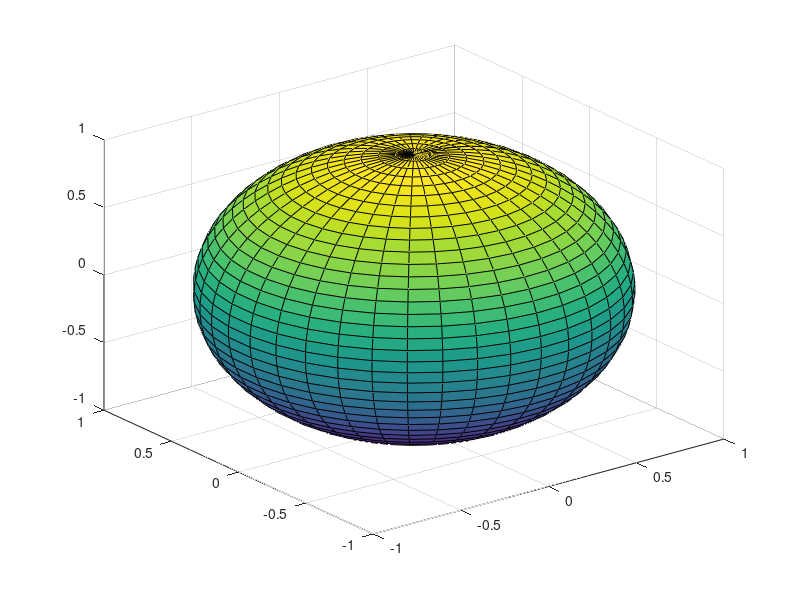
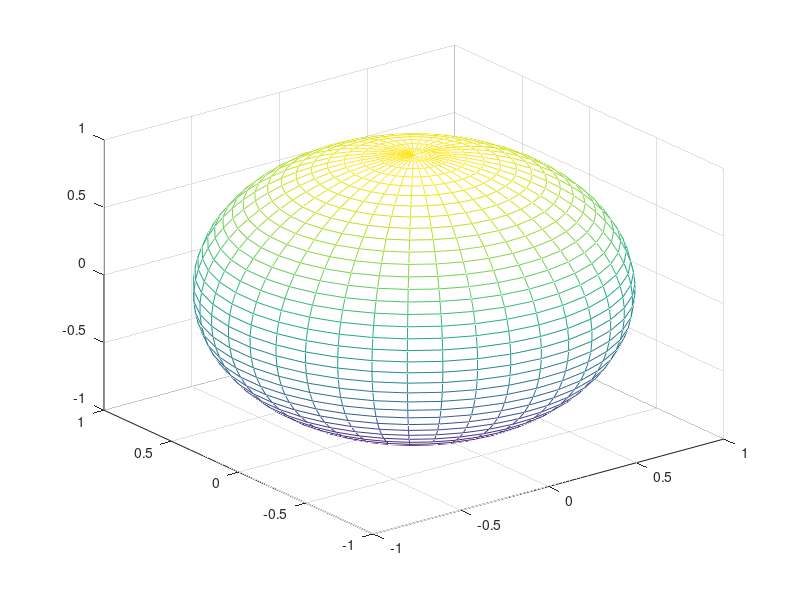

Here is the MATLAB script that generated these plots, in order:
u=linspace(0,pi,40);
v=linspace(0,2*pi,40);
[u,v] = meshgrid(u,v);
x = sin(u).*cos(v);
y =	sin(u).*sin(v);
z = cos(u);
surf(x,y,z);
print("esfera.pdf", "-dpdf");
mesh(x,y,z);
print("esfera-contornos.pdf", "-dpdf");


